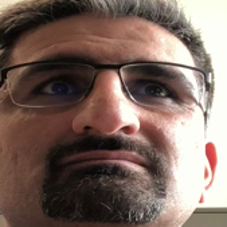
#> input picture dataset2/Ojos_abiertos500/a0379.png, 227 x 227 px; its folder holds only this picture in this run
$ python generar_niveles_iluminacion2.py
#> lines starting #> are read from the running program, lines starting #| are printed output that depends on the picture
#> further down, img is the input picture: shape (227, 227, 3); mean B, G, R 96.2, 104.6, 124.6
import os
import cv2
import numpy as np

# ==========================================
# CONFIGURACIÓN
# ==========================================

script_dir = os.path.dirname(os.path.abspath(__file__))
CARPETA_ORIGEN = os.path.join(script_dir, "..", "dataset2", "Ojos_abiertos500")

NIVELES = [40, 25, 15, 10, 5]

# ==========================================
# FUNCIÓN
# ==========================================

def ajustar_brillo(img, brillo_objetivo):
    """
    Reescala linealmente los píxeles de una imagen BGR para que su canal
    gris tenga un promedio aproximado de `brillo_objetivo` (0–255).

    El factor de escala se calcula como objetivo / actual, lo que equivale
    a una transformación lineal sin desplazamiento de punto de negro.
    Los valores se recortan a [0, 255] para evitar saturación.

    Parámetros
    ----------
    img : np.ndarray   Imagen BGR leída con cv2.imread.
    brillo_objetivo : float  Nivel de brillo medio deseado (ej. 5, 10, 25…)

    Retorna
    -------
    np.ndarray  Imagen con brillo ajustado, dtype uint8.
    """
#> called with brillo_objetivo = 40
    gray = cv2.cvtColor(img, cv2.COLOR_BGR2GRAY)
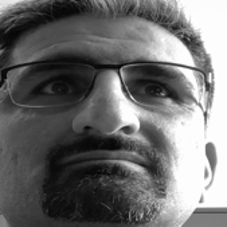
#> gray: shape (227, 227); min 3, max 255, mean 109.6

    brillo_actual = np.mean(gray)
#> brillo_actual = 109.6

    # Evitar división por cero en imágenes completamente negras
    if brillo_actual < 1:
        return img

    # Factor multiplicativo que lleva el brillo actual al objetivo
    factor = brillo_objetivo / brillo_actual
#> factor = 0.365

    nueva = img.astype(np.float32) * factor

    # Recortar para mantener valores en rango válido de uint8
    nueva = np.clip(nueva, 0, 255)

    return nueva.astype(np.uint8)
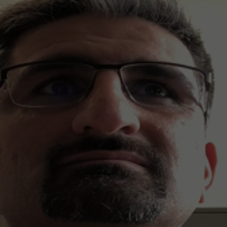
#> returned value: shape (227, 227, 3); mean of channels 0, 1, 2 34.6, 37.7, 45; drawn as B, G, R

# ==========================================
# GENERAR DATASETS
# ==========================================

for nivel in NIVELES:

    carpeta_destino = f"dataset2/ojosabiertos_B{nivel}"

    os.makedirs(carpeta_destino, exist_ok=True)

    print(f"\nGenerando B{nivel}")

    for nombre in os.listdir(CARPETA_ORIGEN):

        if not nombre.lower().endswith(
            (".jpg", ".jpeg", ".png", ".bmp")
        ):
            continue

        ruta = os.path.join(CARPETA_ORIGEN, nombre)

        img = cv2.imread(ruta)

        if img is None:
            continue

        img_nueva = ajustar_brillo(img, nivel)

        salida = os.path.join(carpeta_destino, nombre)

        cv2.imwrite(salida, img_nueva)

print("\nFINALIZADO")
